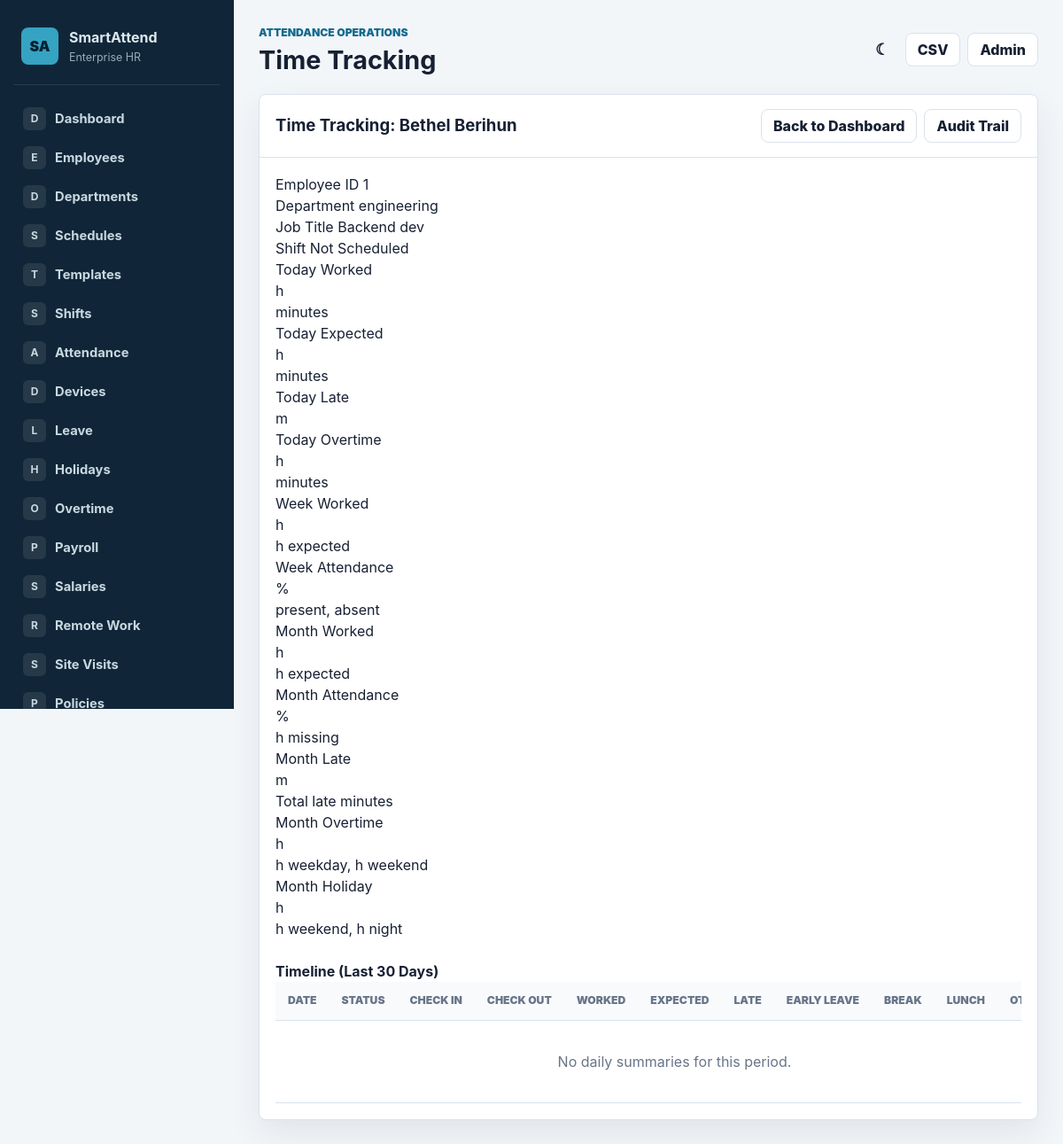
/time-tracking/employee/1/, run on the app's committed database.
### attendance/models.py (models this page shows, shortened)
class Employee(models.Model):
    class EmploymentStatus(models.TextChoices):
        ACTIVE = 'ACTIVE', 'Active'
        INACTIVE = 'INACTIVE', 'Inactive'
        ON_LEAVE = 'ON_LEAVE', 'On Leave'
        SUSPENDED = 'SUSPENDED', 'Suspended'
        RESIGNED = 'RESIGNED', 'Resigned'
        TERMINATED = 'TERMINATED', 'Terminated'
    class EmploymentType(models.TextChoices):
        FULL_TIME = 'FULL_TIME', 'Full-time'
        PART_TIME = 'PART_TIME', 'Part-time'
        CONTRACT = 'CONTRACT', 'Contract'
        INTERN = 'INTERN', 'Intern'
        TEMPORARY = 'TEMPORARY', 'Temporary'
        CONSULTANT = 'CONSULTANT', 'Consultant'
    class Gender(models.TextChoices):
        MALE = 'MALE', 'Male'
        FEMALE = 'FEMALE', 'Female'
        OTHER = 'OTHER', 'Other'
        PREFER_NOT_TO_SAY = 'PNS', 'Prefer not to say'
    organization_id = models.CharField(max_length=50, unique=True)
    first_name = models.CharField(max_length=50)
    last_name = models.CharField(max_length=50)
    email = models.EmailField(blank=True)
    phone = models.CharField(max_length=30, blank=True)
    date_of_birth = models.DateField(null=True, blank=True)
    gender = models.CharField(max_length=10, choices=Gender.choices, blank=True)
    address = models.TextField(blank=True)
    emergency_contact_name = models.CharField(max_length=100, blank=True)
    emergency_contact_phone = models.CharField(max_length=30, blank=True)
    department = models.ForeignKey('organizations.Department', on_delete=models.SET_NULL, null=True, blank=True)
    team = models.ForeignKey('organizations.Team', on_delete=models.SET_NULL, null=True, blank=True, related_name='members')
    manager = models.ForeignKey('self', on_delete=models.SET_NULL, null=True, blank=True, related_name='direct_reports')
    job_title = models.CharField(max_length=100)
    employment_type = models.CharField(max_length=20, choices=EmploymentType.choices, default=EmploymentType.FULL_TIME, db_index=True)
    employment_status = models.CharField(max_length=20, choices=EmploymentStatus.choices, default=EmploymentStatus.ACTIVE, db_index=True)
    hire_date = models.DateField(null=True, blank=True)
    contract_start_date = models.DateField(null=True, blank=True)
    contract_end_date = models.DateField(null=True, blank=True)
    resignation_date = models.DateField(null=True, blank=True)
    termination_date = models.DateField(null=True, blank=True)
    office_location = models.ForeignKey(OfficeLocation, on_delete=models.SET_NULL, null=True, blank=True)
    work_location_name = models.CharField(max_length=150, blank=True)
    weekly_working_days = models.PositiveIntegerField(default=5, validators=[MinValueValidator(1), MaxValueValidator(7)])
    expected_weekly_hours = models.DecimalField(max_digits=5, decimal_places=2, default=40)
    expected_monthly_hours = models.DecimalField(max_digits=7, decimal_places=2, default=176)
    attendance_policy = models.ForeignKey(AttendancePolicy, on_delete=models.SET_NULL, null=True, blank=True, related_name='employees')
    fingerprint_id = models.IntegerField(unique=True, null=True, blank=True)
    face_profile = models.ImageField(upload_to='employees/faces/', blank=True, null=True)
    created_at = models.DateTimeField(default=timezone.now, editable=False)
    updated_at = models.DateTimeField(auto_now=True)
    class Meta:
        indexes = [
            models.Index(fields=['organization_id']),
            models.Index(fields=['department', 'employment_status']),
            models.Index(fields=['team', 'employment_status']),
            models.Index(fields=['manager', 'employment_status']),
            models.Index(fields=['employment_type', 'employment_status']),
        ]
        ordering = ['first_name', 'last_name']
        verbose_name = 'Employee'
        verbose_name_plural = 'Employees'
    @property
    def full_name(self):
        return f'{self.first_name} {self.last_name}'.strip()

### organizations/models.py (models this page shows)
class Department(models.Model):
    company = models.ForeignKey(Company, on_delete=models.CASCADE, related_name='departments')
    branch = models.ForeignKey(Branch, on_delete=models.SET_NULL, null=True, blank=True, related_name='departments')
    name = models.CharField(max_length=150)
    code = models.CharField(max_length=30, blank=True)
    parent = models.ForeignKey('self', on_delete=models.SET_NULL, null=True, blank=True, related_name='sub_departments')
    manager = models.ForeignKey(
        'attendance.Employee',
        on_delete=models.SET_NULL,
        null=True, blank=True,
        related_name='managed_departments',
    )
    cost_center = models.ForeignKey('CostCenter', on_delete=models.SET_NULL, null=True, blank=True, related_name='departments')
    description = models.TextField(blank=True)
    is_active = models.BooleanField(default=True)
    created_at = models.DateTimeField(auto_now_add=True)
    updated_at = models.DateTimeField(auto_now=True)
    class Meta:
        ordering = ['company', 'name']
        unique_together = [('company', 'code')]
        verbose_name = 'Department'
        verbose_name_plural = 'Departments'
    def __str__(self):
        return self.name

### attendance/views.py (the view, shortened to what this page needs)
# urls.py: path('time-tracking/employee/<int:pk>/', views.TimeTrackingEmployeeDetailView.as_view(), name='time_tracking_detail'),
class TimeTrackingEmployeeDetailView(EnterpriseContextMixin, DetailView):
    model = Employee
    template_name = 'attendance/time_tracking_detail.html'
    page_title = 'Time Tracking'
    active_nav = 'time_tracking'
    def get_queryset(self):
        return Employee.objects.select_related('department', 'office_location')
    def get_context_data(self, **kwargs):
        context = super().get_context_data(**kwargs)
        employee = self.object
        today = timezone.localdate()
        date_from = self.request.GET.get('date_from')
        date_to = self.request.GET.get('date_to')
        if not date_from:
            date_from = today.replace(day=1)
        else:
            date_from = date.fromisoformat(date_from)
        if not date_to:
            from calendar import monthrange
            _, last_day = monthrange(today.year, today.month)
            date_to = today.replace(day=last_day)
        else:
            date_to = date.fromisoformat(date_to)
        engine = TimeTrackingEngine()
        stats = engine.get_dashboard_stats(employee, today)
        daily_summaries = DailyTimeSummary.objects.filter(
            employee=employee,
            date__gte=date_from,
            date__lte=date_to,
        ).select_related('attendance_record').order_by('date')
        monthly = MonthlyTimeSummary.objects.filter(
            employee=employee,
            year=date_from.year,
            month=date_from.month,
        ).first()
        timeline = []
        context.update({
            'today': today,
            'date_from': date_from,
            'date_to': date_to,
            'stats': stats,
            'daily_summaries': daily_summaries,
            'monthly': monthly,
            'timeline': timeline,
        })
        return context

### attendance/services/time_tracking_engine.py (called while the page is built)
def minutes_to_hours(minutes: int | Decimal) -> Decimal:
    return (Decimal(minutes) / MINUTES_PER_HOUR).quantize(TWOPLACES, rounding=ROUND_HALF_UP)

### attendance/templates/attendance/time_tracking_detail.html (shortened to what this page needs)
{% extends "attendance/base.html" %}
{% block content %}
<div class="panel">
    <div class="panel-header">
        <h2>Time Tracking: {{ employee.full_name }}</h2>
        <div class="table-actions">
            <a class="button" href="{% url 'time_tracking_dashboard' %}">Back to Dashboard</a>
            <a class="button" href="{% url 'time_tracking_audit' employee.pk %}">Audit Trail</a>
        </div>
    </div>
    <div class="panel-body">
        <div class="info-bar">
            <div class="info-item">
                <span class="info-label">Employee ID</span>
                <span class="info-value">{{ employee.organization_id }}</span>
            </div>
            <div class="info-item">
                <span class="info-label">Department</span>
                <span class="info-value">{{ employee.department|default:"-" }}</span>
            </div>
            <div class="info-item">
                <span class="info-label">Job Title</span>
                <span class="info-value">{{ employee.job_title }}</span>
            </div>
            <div class="info-item">
                <span class="info-label">Shift</span>
                <span class="info-value">{{ current_schedule.shift.name|default:"Not Scheduled" }}</span>
            </div>
        </div>
        <div class="stats-grid">
            <div class="stat-card highlight">
                <div class="stat-label">Today Worked</div>
                <div class="stat-value">{{ today.worked_hours }}h</div>
                <div class="stat-sub">{{ today.worked_minutes }} minutes</div>
            </div>
            <div class="stat-card">
                <div class="stat-label">Today Expected</div>
                <div class="stat-value">{{ today.expected_hours }}h</div>
                <div class="stat-sub">{{ today.expected_minutes }} minutes</div>
            </div>
            <div class="stat-card">
                <div class="stat-label">Today Late</div>
                <div class="stat-value">{{ today.late_minutes }}m</div>
            </div>
            <div class="stat-card">
                <div class="stat-label">Today Overtime</div>
                <div class="stat-value">{{ today.overtime_hours }}h</div>
                <div class="stat-sub">{{ today.overtime_minutes }} minutes</div>
            </div>
            <div class="stat-card">
                <div class="stat-label">Week Worked</div>
                <div class="stat-value">{{ week.worked_hours }}h</div>
                <div class="stat-sub">{{ week.expected_hours }}h expected</div>
            </div>
            <div class="stat-card">
                <div class="stat-label">Week Attendance</div>
                <div class="stat-value">{{ week.attendance_percentage }}%</div>
                <div class="stat-sub">{{ week.present_days }} present, {{ week.absent_days }} absent</div>
            </div>
            <div class="stat-card highlight">
                <div class="stat-label">Month Worked</div>
                <div class="stat-value">{{ month.worked_hours }}h</div>
                <div class="stat-sub">{{ month.expected_hours }}h expected</div>
            </div>
            <div class="stat-card">
                <div class="stat-label">Month Attendance</div>
                <div class="stat-value">{{ month.attendance_percentage }}%</div>
                <div class="stat-sub">{{ month.missing_hours }}h missing</div>
            </div>
            <div class="stat-card">
                <div class="stat-label">Month Late</div>
                <div class="stat-value">{{ month.late_minutes }}m</div>
                <div class="stat-sub">Total late minutes</div>
            </div>
            <div class="stat-card">
                <div class="stat-label">Month Overtime</div>
                <div class="stat-value">{{ month.overtime_hours }}h</div>
                <div class="stat-sub">{{ month.weekday_ot_hours }}h weekday, {{ month.weekend_ot_hours }}h weekend</div>
            </div>
            <div class="stat-card">
                <div class="stat-label">Month Holiday</div>
                <div class="stat-value">{{ month.holiday_hours }}h</div>
                <div class="stat-sub">{{ month.weekend_hours }}h weekend, {{ month.night_hours }}h night</div>
            </div>
        </div>
        <h3 style="margin-top: 24px;">Timeline (Last 30 Days)</h3>
        <div class="table-wrap">
            <table>
                <thead>
                    <tr>
                        <th>Date</th>
                        <th>Status</th>
                        <th>Check In</th>
                        <th>Check Out</th>
                        <th>Worked</th>
                        <th>Expected</th>
                        <th>Late</th>
                        <th>Early Leave</th>
                        <th>Break</th>
                        <th>Lunch</th>
                        <th>OT</th>
                    </tr>
                </thead>
                <tbody>
                    {% for ds in daily_summaries %}
                    <tr>
                        <td>{{ ds.date }}</td>
                        <td>
                            {% if ds.on_leave %}
                            <span class="badge info">On Leave: {{ ds.leave_type }}</span>
                            {% elif ds.is_holiday %}
                            <span class="badge warning">Holiday{% if ds.worked_minutes > 0 %} (Worked){% endif %}</span>
                            {% elif ds.is_weekend %}
                            <span class="badge secondary">Weekend{% if ds.worked_minutes > 0 %} (Worked){% endif %}</span>
                            {% else %}
                            <span class="badge {% if ds.worked_minutes == 0 and ds.expected_minutes > 0 %}danger{% elif ds.late_minutes > 0 %}warning{% elif ds.overtime_minutes > 0 %}info{% else %}success{% endif %}">
                                {% if ds.worked_minutes == 0 and ds.expected_minutes > 0 %}Absent{% elif ds.late_minutes > 0 %}Late{% elif ds.overtime_minutes > 0 %}Overtime{% else %}Present{% endif %}
                            </span>
                            {% endif %}
                        </td>
                        <td>{{ ds.check_in|time:"H:i"|default:"-" }}</td>
                        <td>{{ ds.check_out|time:"H:i"|default:"-" }}</td>
                        <td>{{ ds.worked_minutes }}m</td>
                        <td>{{ ds.expected_minutes }}m</td>
                        <td>{{ ds.late_minutes }}m</td>
                        <td>{{ ds.early_leave_minutes }}m</td>
                        <td>{{ ds.break_minutes }}m</td>
                        <td>{{ ds.lunch_minutes }}m</td>
                        <td>{{ ds.overtime_minutes }}m</td>
                        <td>{{ ds.attendance_percentage }}%</td>
                    </tr>
                    {% empty %}
                    <tr><td colspan="12" class="empty">No daily summaries for this period.</td></tr>
                    {% endfor %}
                </tbody>
            </table>
        </div>
    </div>
</div>
{% endblock %}

### attendance/static/attendance/css/app.css (style rules this page uses)
:root { --bg: #f3f6f9; --surface: #ffffff; --surface-soft: #f8fafc; --text: #172033; --muted: #687589; --line: #d9e2ec; --brand: #126b8f; --brand-dark: #0b4f6d; --accent: #1f8a70; --warning: #b7791f; --danger: #c2413b; --info-bg: #e8f3f7; --success-bg: #e8f6ef; --danger-bg: #fff0ef; --shadow: 0 16px 36px rgba(23, 32, 51, 0.08); }
* { box-sizing: border-box; }
body { margin: 0; background: var(--bg); color: var(--text); font-family: Inter, ui-sans-serif, system-ui, -apple-system, BlinkMacSystemFont, "Segoe UI", sans-serif; letter-spacing: 0; line-height: 1.5; }
a { color: inherit; text-decoration: none; }
h1, h2, h3, p { margin: 0; }
h2 { font-size: 1.16rem; }
h3 { font-size: 1rem; }
.top-actions, .row-actions, .table-actions { display: flex; align-items: center; gap: 8px; flex-wrap: wrap; }
.icon-button, .button { display: inline-flex; align-items: center; justify-content: center; min-height: 38px; border: 1px solid var(--line); border-radius: 8px; background: var(--surface); color: var(--text); font: inherit; font-weight: 800; padding: 0 13px; cursor: pointer; }
.metric-card, .panel { background: var(--surface); border: 1px solid var(--line); border-radius: 8px; box-shadow: var(--shadow); }
.panel-header { display: flex; align-items: center; justify-content: space-between; gap: 12px; padding: 16px 18px; border-bottom: 1px solid var(--line); }
.panel-body { padding: 18px; }
.table-wrap { overflow-x: auto; }
table { width: 100%; border-collapse: collapse; min-width: 760px; }
th, td { padding: 12px 14px; border-bottom: 1px solid var(--line); text-align: left; vertical-align: middle; white-space: nowrap; }
th { color: var(--muted); background: var(--surface-soft); font-size: 0.76rem; font-weight: 900; text-transform: uppercase; }
.empty { padding: 34px; color: var(--muted); text-align: center; }

### data on the page
Employee: full_name "Bethel Berihun", organization_id "1", department "engineering", job_title "Backend dev"

### other printed values
{{ label|slice:":1" }} "D" "E" "D" "S" "T" "S" "A" "D" "L" "H" "O" "P" "S" "R" "S" "P"
{{ label }} "Dashboard" "Employees" "Departments" "Schedules" "Templates" "Shifts" "Attendance" "Devices" "Leave" "Holidays" "Overtime" "Payroll" "Salaries" "Remote Work" "Site Visits" "Policies"
{{ page_title|default:"Dashboard" }} "Time Tracking"
{{ current_schedule.shift.name|default:"Not Scheduled" }} "Not Scheduled"
